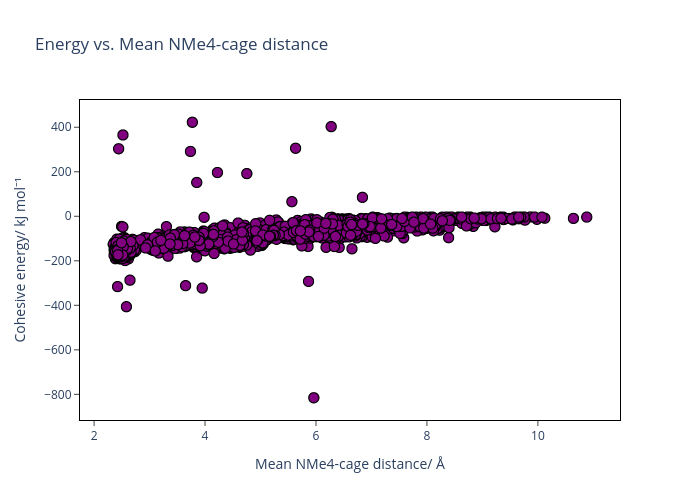

The cell this chart's notebook holds for it:
### Code cell
x = list(energy_to_distance.values())  # mean NMe4–cluster distances
y = [(energy - (-67.84989753) - (-2.40690122)*4)* 2625.5 for energy in energy_to_distance.keys()]

fig = px.scatter(
    x=x,
    y=y,
    labels={"x": "Mean NMe4-cage distance/ Å", "y": "Cohesive energy/ kJ mol\u207B\u00B9"},
    title="Energy vs. Mean NMe4-cage distance",
    width=700,
    height=500
)
fig.update_traces(marker=dict(size=10, color='purple', line=dict(width=1, color='black')))  # size=10 for larger points

fig.update_layout(
    plot_bgcolor="white",
    xaxis=dict(showgrid=False, linecolor="black", mirror=True, ticks="outside"),
    yaxis=dict(showgrid=False, linecolor="black", mirror=True, ticks="outside")
)

fig.show()

### Figure 1 — Plotly figure (JSON) as saved in the notebook; plotly's stock layout.template omitted (floating-point values rounded to 4 significant figures; data arrays with more than 128 entries replaced by an {"elided": "..."} marker saying what was removed)
{"data": [{"hovertemplate": "Mean NMe4-cage distance/ Å=%{x}<br>Cohesive energy/ kJ mol⁻¹=%{y}<extra></extra>", "legendgroup": "", "marker": {"color": "purple", "line": {"color": "black", "width": 1}, "size": 10, "symbol": "circle"}, "mode": "markers", "name": "", "showlegend": false, "type": "scattergl", "x": {"elided": "2000 float values"}, "xaxis": "x", "y": {"elided": "2000 float values"}, "yaxis": "y"}], "layout": {"height": 500, "legend": {"tracegroupgap": 0}, "plot_bgcolor": "white", "title": {"text": "Energy vs. Mean NMe4-cage distance"}, "width": 700, "xaxis": {"anchor": "y", "domain": [0, 1], "linecolor": "black", "mirror": true, "showgrid": false, "ticks": "outside", "title": {"text": "Mean NMe4-cage distance/ Å"}}, "yaxis": {"anchor": "x", "domain": [0, 1], "linecolor": "black", "mirror": true, "showgrid": false, "ticks": "outside", "title": {"text": "Cohesive energy/ kJ mol⁻¹"}}}}
